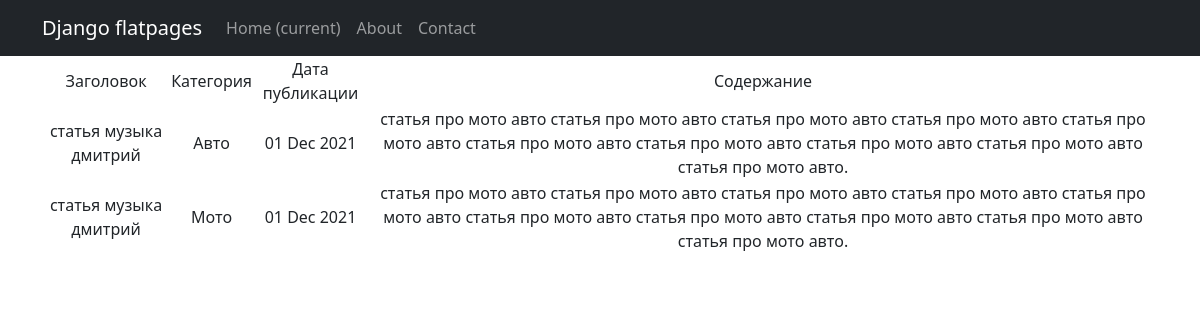
The page /news/2 on the database its author committed.
### news/models.py (models this page shows, shortened)
class Post(models.Model):
    article = 'AR'
    news = 'NE'
    POSITIONS = [
        (article, 'Статья'),
        (news, 'Новость'),
    ]
    post_user = models.ForeignKey(Author, on_delete=models.CASCADE)
    is_news = models.CharField(max_length=2, choices=POSITIONS, default=news)
    date_create = models.DateTimeField(auto_now_add=True)
    categ = models.ManyToManyField(Category, through="PostCategory")
    heading = models.CharField(max_length=255)
    text = models.TextField()
    rating_post = models.IntegerField(default=0)

class Category(models.Model):
    name_category = models.CharField(unique=True, max_length=50)
    subscr_user = models.ManyToManyField(User, related_name='subscribed_categories')

### news/views.py (the view)
# urls.py: path('<int:pk>', PostDetail.as_view(), name='product_detail'),
class PostDetail(DetailView):
    model = Post
    template_name = 'post.html'
    context_object_name = 'post'
    def get_context_data(self, **kwargs):
        context = super().get_context_data(**kwargs)
        context['categories'] = Category.objects.all()
        context['form'] = PostForm()
        context['is_author'] = self.request.user.groups.filter(name='author').exists()
        context['is_auth'] = self.request.user.is_authenticated
        context['current_user'] = self.request.user
        return context

### news/templatetags/custom_filters.py (called while the page is built)
@register.filter(name='Censor')
def censor(text):
    matfur = text
    mathst = ['it', 'cпорт']
    mathf = matfur.replace(' ', ' ').lower().split(' ')
    for ot in mathf:
        if ot in mathst:
            i = ''.join('Censor')
            mathf = [x.replace(ot, i) for x in mathf]
    resault = ' '.join(mathf)
    return resault

### templates/post.html (shortened to what this page needs)
{% extends 'flatpages/default.html' %}
{% load custom_filters %}
{% block content %}
    {% if post %}
        <table>
            <tr>
                <td>
                    Заголовок
                </td>
                <td>Категория</td>
                <td>
                    Дата публикации
                </td>
                <td>
                    Cодержание
                </td>
            </tr>
            {% for catt in post.categ.all %}
                <tr>
                    <td>
                        {{ post.heading|Censor }}
                    </td>
                    <td>
                        {{ catt.name_category }}
                    </td>
                    <td>
                        {{ post.date_create|date:'d M Y' }}
                    </td>
                    <td>
                        {{ post.text|Censor }}
                    </td>
                </tr>
            {% endfor %}
        </table>
    {% else %}
        <h2>Товаров нет!</h2>
    {% endif %}
{% endblock content %}

### rows shown on the page
Category: name_category "Авто"
Post: heading|Censor "статья музыка дмитрий", date_create "01 Dec 2021", text|Censor "статья про мото авто статья про мото авто статья про мото авто статья про мото авто статья про мото авто статья про мото авто статья про мото авто статья про мото авто статья про мото авто статья про мото авто."
Category: name_category "Мото"
